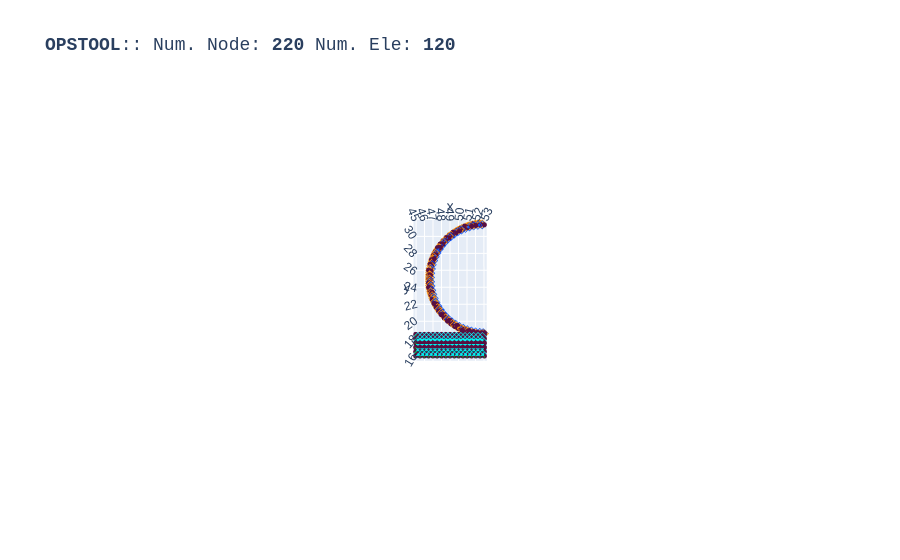

Notebook source saved alongside this figure:
### Code cell
opst.vis.plotly.plot_model()

### Figure 1 — Plotly figure (JSON) as saved in the notebook; plotly's stock layout.template omitted (floating-point values rounded to 4 significant figures; data arrays with more than 128 entries replaced by an {"elided": "..."} marker saying what was removed)
{"data": [{"color": "#00FFFF", "hoverinfo": "skip", "i": {"elided": "160 int values"}, "j": {"elided": "160 int values"}, "k": {"elided": "160 int values"}, "name": "FourNodeQuad", "opacity": 1, "type": "mesh3d", "x": {"elided": "320 float values"}, "y": {"elided": "320 float values"}, "z": {"elided": "320 float values"}}, {"connectgaps": false, "hoverinfo": "skip", "line": {"color": "black", "width": 1}, "mode": "lines", "name": "Edge", "type": "scatter3d", "x": {"elided": "480 float values"}, "y": {"elided": "480 float values"}, "z": {"elided": "480 float values"}}, {"connectgaps": false, "hoverinfo": "skip", "line": {"color": "#ff9408", "width": 5}, "mode": "lines", "name": "BeamContact2D", "type": "scatter3d", "x": {"elided": "240 float values"}, "y": {"elided": "240 float values"}, "z": {"elided": "240 float values"}}, {"connectgaps": false, "hoverinfo": "skip", "line": {"color": "#0652ff", "width": 5}, "mode": "lines", "name": "DispBeamColumn2d", "type": "scatter3d", "x": [53.0, 52.5, NaN, 52.5, 52.0, NaN, 52.0, 51.51, NaN, 51.51, 51.03, NaN, 51.03, 50.56, NaN, 50.56, 50.11, NaN, 50.11, 49.68, NaN, 49.68, 49.26, NaN, 49.26, 48.87, NaN, 48.87, 48.51, NaN, 48.51, 48.17, NaN, 48.17, 47.87, NaN, 47.87, 47.59, NaN, 47.59, 47.35, NaN, 47.35, 47.15, NaN, 47.15, 46.98, NaN, 46.98, 46.85, NaN, 46.85, 46.76, NaN, 46.76, 46.71, NaN, 46.71, 46.7, NaN, 46.7, 46.73, NaN, 46.73, 46.8, NaN, 46.8, 46.9, NaN, 46.9, 47.05, NaN, 47.05, 47.23, NaN, 47.23, 47.45, NaN, 47.45, 47.7, NaN, 47.7, 47.99, NaN, 47.99, 48.31, NaN, 48.31, 48.66, NaN, 48.66, 49.03, NaN, 49.03, 49.43, NaN, 49.43, 49.85, NaN, 49.85, 50.3, NaN, 50.3, 50.76, NaN, 50.76, 51.23, NaN, 51.23, 51.72, NaN, 51.72, 52.21, NaN, 52.21, 52.71, NaN, 52.71, 53.0, NaN], "y": [31.3, 31.28, NaN, 31.28, 31.22, NaN, 31.22, 31.12, NaN, 31.12, 30.99, NaN, 30.99, 30.81, NaN, 30.81, 30.6, NaN, 30.6, 30.35, NaN, 30.35, 30.07, NaN, 30.07, 29.76, NaN, 29.76, 29.42, NaN, 29.42, 29.05, NaN, 29.05, 28.65, NaN, 28.65, 28.23, NaN, 28.23, 27.8, NaN, 27.8, 27.34, NaN, 27.34, 26.87, NaN, 26.87, 26.38, NaN, 26.38, 25.89, NaN, 25.89, 25.4, NaN, 25.4, 24.9, NaN, 24.9, 24.4, NaN, 24.4, 23.9, NaN, 23.9, 23.41, NaN, 23.41, 22.93, NaN, 22.93, 22.47, NaN, 22.47, 22.02, NaN, 22.02, 21.59, NaN, 21.59, 21.18, NaN, 21.18, 20.8, NaN, 20.8, 20.44, NaN, 20.44, 20.11, NaN, 20.11, 19.81, NaN, 19.81, 19.54, NaN, 19.54, 19.31, NaN, 19.31, 19.11, NaN, 19.11, 18.95, NaN, 18.95, 18.83, NaN, 18.83, 18.75, NaN, 18.75, 18.71, NaN, 18.71, 18.7, NaN], "z": [0.0, 0.0, NaN, 0.0, 0.0, NaN, 0.0, 0.0, NaN, 0.0, 0.0, NaN, 0.0, 0.0, NaN, 0.0, 0.0, NaN, 0.0, 0.0, NaN, 0.0, 0.0, NaN, 0.0, 0.0, NaN, 0.0, 0.0, NaN, 0.0, 0.0, NaN, 0.0, 0.0, NaN, 0.0, 0.0, NaN, 0.0, 0.0, NaN, 0.0, 0.0, NaN, 0.0, 0.0, NaN, 0.0, 0.0, NaN, 0.0, 0.0, NaN, 0.0, 0.0, NaN, 0.0, 0.0, NaN, 0.0, 0.0, NaN, 0.0, 0.0, NaN, 0.0, 0.0, NaN, 0.0, 0.0, NaN, 0.0, 0.0, NaN, 0.0, 0.0, NaN, 0.0, 0.0, NaN, 0.0, 0.0, NaN, 0.0, 0.0, NaN, 0.0, 0.0, NaN, 0.0, 0.0, NaN, 0.0, 0.0, NaN, 0.0, 0.0, NaN, 0.0, 0.0, NaN, 0.0, 0.0, NaN, 0.0, 0.0, NaN, 0.0, 0.0, NaN, 0.0, 0.0, NaN, 0.0, 0.0, NaN, 0.0, 0.0, NaN]}, {"customdata": ["eleTag: 1<br>connectedNodes:<br> [ 1  2 19 18]", "eleTag: 2<br>connectedNodes:<br> [ 2  3 20 19]", "eleTag: 3<br>connectedNodes:<br> [ 3  4 21 20]", "eleTag: 4<br>connectedNodes:<br> [ 4  5 22 21]", "eleTag: 5<br>connectedNodes:<br> [ 5  6 23 22]", "eleTag: 6<br>connectedNodes:<br> [ 6  7 24 23]", "eleTag: 7<br>connectedNodes:<br> [ 7  8 25 24]", "eleTag: 8<br>connectedNodes:<br> [ 8  9 26 25]", "eleTag: 9<br>connectedNodes:<br> [ 9 10 27 26]", "eleTag: 10<br>connectedNodes:<br> [10 11 28 27]", "eleTag: 11<br>connectedNodes:<br> [11 12 29 28]", "eleTag: 12<br>connectedNodes:<br> [12 13 30 29]", "eleTag: 13<br>connectedNodes:<br> [13 14 31 30]", "eleTag: 14<br>connectedNodes:<br> [14 15 32 31]", "eleTag: 15<br>connectedNodes:<br> [15 16 33 32]", "eleTag: 16<br>connectedNodes:<br> [16 17 34 33]", "eleTag: 17<br>connectedNodes:<br> [18 19 36 35]", "eleTag: 18<br>connectedNodes:<br> [19 20 37 36]", "eleTag: 19<br>connectedNodes:<br> [20 21 38 37]", "eleTag: 20<br>connectedNodes:<br> [21 22 39 38]", "eleTag: 21<br>connectedNodes:<br> [22 23 40 39]", "eleTag: 22<br>connectedNodes:<br> [23 24 41 40]", "eleTag: 23<br>connectedNodes:<br> [24 25 42 41]", "eleTag: 24<br>connectedNodes:<br> [25 26 43 42]", "eleTag: 25<br>connectedNodes:<br> [26 27 44 43]", "eleTag: 26<br>connectedNodes:<br> [27 28 45 44]", "eleTag: 27<br>connectedNodes:<br> [28 29 46 45]", "eleTag: 28<br>connectedNodes:<br> [29 30 47 46]", "eleTag: 29<br>connectedNodes:<br> [30 31 48 47]", "eleTag: 30<br>connectedNodes:<br> [31 32 49 48]", "eleTag: 31<br>connectedNodes:<br> [32 33 50 49]", "eleTag: 32<br>connectedNodes:<br> [33 34 51 50]", "eleTag: 33<br>connectedNodes:<br> [35 36 53 52]", "eleTag: 34<br>connectedNodes:<br> [36 37 54 53]", "eleTag: 35<br>connectedNodes:<br> [37 38 55 54]", "eleTag: 36<br>connectedNodes:<br> [38 39 56 55]", "eleTag: 37<br>connectedNodes:<br> [39 40 57 56]", "eleTag: 38<br>connectedNodes:<br> [40 41 58 57]", "eleTag: 39<br>connectedNodes:<br> [41 42 59 58]", "eleTag: 40<br>connectedNodes:<br> [42 43 60 59]", "eleTag: 41<br>connectedNodes:<br> [43 44 61 60]", "eleTag: 42<br>connectedNodes:<br> [44 45 62 61]", "eleTag: 43<br>connectedNodes:<br> [45 46 63 62]", "eleTag: 44<br>connectedNodes:<br> [46 47 64 63]", "eleTag: 45<br>connectedNodes:<br> [47 48 65 64]", "eleTag: 46<br>connectedNodes:<br> [48 49 66 65]", "eleTag: 47<br>connectedNodes:<br> [49 50 67 66]", "eleTag: 48<br>connectedNodes:<br> [50 51 68 67]", "eleTag: 49<br>connectedNodes:<br> [52 53 70 69]", "eleTag: 50<br>connectedNodes:<br> [53 54 71 70]", "eleTag: 51<br>connectedNodes:<br> [54 55 72 71]", "eleTag: 52<br>connectedNodes:<br> [55 56 73 72]", "eleTag: 53<br>connectedNodes:<br> [56 57 74 73]", "eleTag: 54<br>connectedNodes:<br> [57 58 75 74]", "eleTag: 55<br>connectedNodes:<br> [58 59 76 75]", "eleTag: 56<br>connectedNodes:<br> [59 60 77 76]", "eleTag: 57<br>connectedNodes:<br> [60 61 78 77]", "eleTag: 58<br>connectedNodes:<br> [61 62 79 78]", "eleTag: 59<br>connectedNodes:<br> [62 63 80 79]", "eleTag: 60<br>connectedNodes:<br> [63 64 81 80]", "eleTag: 61<br>connectedNodes:<br> [64 65 82 81]", "eleTag: 62<br>connectedNodes:<br> [65 66 83 82]", "eleTag: 63<br>connectedNodes:<br> [66 67 84 83]", "eleTag: 64<br>connectedNodes:<br> [67 68 85 84]", "eleTag: 65<br>connectedNodes:<br> [69 70 87 86]", "eleTag: 66<br>connectedNodes:<br> [70 71 88 87]", "eleTag: 67<br>connectedNodes:<br> [71 72 89 88]", "eleTag: 68<br>connectedNodes:<br> [72 73 90 89]", "eleTag: 69<br>connectedNodes:<br> [73 74 91 90]", "eleTag: 70<br>connectedNodes:<br> [74 75 92 91]", "eleTag: 71<br>connectedNodes:<br> [75 76 93 92]", "eleTag: 72<br>connectedNodes:<br> [76 77 94 93]", "eleTag: 73<br>connectedNodes:<br> [77 78 95 94]", "eleTag: 74<br>connectedNodes:<br> [78 79 96 95]", "eleTag: 75<br>connectedNodes:<br> [79 80 97 96]", "eleTag: 76<br>connectedNodes:<br> [80 81 98 97]", "eleTag: 77<br>connectedNodes:<br> [81 82 99 98]", "eleTag: 78<br>connectedNodes:<br> [ 82  83 100  99]", "eleTag: 79<br>connectedNodes:<br> [ 83  84 101 100]", "eleTag: 80<br>connectedNodes:<br> [ 84  85 102 101]"], "hovertemplate": "%{customdata}", "marker": {"color": "#00FFFF", "size": 3, "symbol": "diamond-open"}, "mode": "markers", "name": "FourNodeQuad", "type": "scatter3d", "x": [45.25, 45.75, 46.25, 46.75, 47.25, 47.75, 48.25, 48.75, 49.25, 49.75, 50.25, 50.75, 51.25, 51.75, 52.25, 52.75, 45.25, 45.75, 46.25, 46.75, 47.25, 47.75, 48.25, 48.75, 49.25, 49.75, 50.25, 50.75, 51.25, 51.75, 52.25, 52.75, 45.25, 45.75, 46.25, 46.75, 47.25, 47.75, 48.25, 48.75, 49.25, 49.75, 50.25, 50.75, 51.25, 51.75, 52.25, 52.75, 45.25, 45.75, 46.25, 46.75, 47.25, 47.75, 48.25, 48.75, 49.25, 49.75, 50.25, 50.75, 51.25, 51.75, 52.25, 52.75, 45.25, 45.75, 46.25, 46.75, 47.25, 47.75, 48.25, 48.75, 49.25, 49.75, 50.25, 50.75, 51.25, 51.75, 52.25, 52.75], "y": [16.25, 16.25, 16.25, 16.25, 16.25, 16.25, 16.25, 16.25, 16.25, 16.25, 16.25, 16.25, 16.25, 16.25, 16.25, 16.25, 16.75, 16.75, 16.75, 16.75, 16.75, 16.75, 16.75, 16.75, 16.75, 16.75, 16.75, 16.75, 16.75, 16.75, 16.75, 16.75, 17.25, 17.25, 17.25, 17.25, 17.25, 17.25, 17.25, 17.25, 17.25, 17.25, 17.25, 17.25, 17.25, 17.25, 17.25, 17.25, 17.75, 17.75, 17.75, 17.75, 17.75, 17.75, 17.75, 17.75, 17.75, 17.75, 17.75, 17.75, 17.75, 17.75, 17.75, 17.75, 18.25, 18.25, 18.25, 18.25, 18.25, 18.25, 18.25, 18.25, 18.25, 18.25, 18.25, 18.25, 18.25, 18.25, 18.25, 18.25], "z": [0.0, 0.0, 0.0, 0.0, 0.0, 0.0, 0.0, 0.0, 0.0, 0.0, 0.0, 0.0, 0.0, 0.0, 0.0, 0.0, 0.0, 0.0, 0.0, 0.0, 0.0, 0.0, 0.0, 0.0, 0.0, 0.0, 0.0, 0.0, 0.0, 0.0, 0.0, 0.0, 0.0, 0.0, 0.0, 0.0, 0.0, 0.0, 0.0, 0.0, 0.0, 0.0, 0.0, 0.0, 0.0, 0.0, 0.0, 0.0, 0.0, 0.0, 0.0, 0.0, 0.0, 0.0, 0.0, 0.0, 0.0, 0.0, 0.0, 0.0, 0.0, 0.0, 0.0, 0.0, 0.0, 0.0, 0.0, 0.0, 0.0, 0.0, 0.0, 0.0, 0.0, 0.0, 0.0, 0.0, 0.0, 0.0, 0.0, 0.0]}, {"customdata": ["eleTag: 1000<br>connectedNodes:<br> [240 103]", "eleTag: 1000<br>connectedNodes:<br> [240 104]", "eleTag: 1001<br>connectedNodes:<br> [241 104]", "eleTag: 1001<br>connectedNodes:<br> [241 105]", "eleTag: 1002<br>connectedNodes:<br> [242 105]", "eleTag: 1002<br>connectedNodes:<br> [242 106]", "eleTag: 1003<br>connectedNodes:<br> [243 106]", "eleTag: 1003<br>connectedNodes:<br> [243 107]", "eleTag: 1004<br>connectedNodes:<br> [244 107]", "eleTag: 1004<br>connectedNodes:<br> [244 108]", "eleTag: 1005<br>connectedNodes:<br> [245 108]", "eleTag: 1005<br>connectedNodes:<br> [245 109]", "eleTag: 1006<br>connectedNodes:<br> [246 109]", "eleTag: 1006<br>connectedNodes:<br> [246 110]", "eleTag: 1007<br>connectedNodes:<br> [247 110]", "eleTag: 1007<br>connectedNodes:<br> [247 111]", "eleTag: 1008<br>connectedNodes:<br> [248 111]", "eleTag: 1008<br>connectedNodes:<br> [248 112]", "eleTag: 1009<br>connectedNodes:<br> [249 112]", "eleTag: 1009<br>connectedNodes:<br> [249 113]", "eleTag: 1010<br>connectedNodes:<br> [250 113]", "eleTag: 1010<br>connectedNodes:<br> [250 114]", "eleTag: 1011<br>connectedNodes:<br> [251 114]", "eleTag: 1011<br>connectedNodes:<br> [251 115]", "eleTag: 1012<br>connectedNodes:<br> [252 115]", "eleTag: 1012<br>connectedNodes:<br> [252 116]", "eleTag: 1013<br>connectedNodes:<br> [253 116]", "eleTag: 1013<br>connectedNodes:<br> [253 117]", "eleTag: 1014<br>connectedNodes:<br> [254 117]", "eleTag: 1014<br>connectedNodes:<br> [254 118]", "eleTag: 1015<br>connectedNodes:<br> [255 118]", "eleTag: 1015<br>connectedNodes:<br> [255 119]", "eleTag: 1016<br>connectedNodes:<br> [256 119]", "eleTag: 1016<br>connectedNodes:<br> [256 120]", "eleTag: 1017<br>connectedNodes:<br> [257 120]", "eleTag: 1017<br>connectedNodes:<br> [257 121]", "eleTag: 1018<br>connectedNodes:<br> [258 121]", "eleTag: 1018<br>connectedNodes:<br> [258 122]", "eleTag: 1019<br>connectedNodes:<br> [259 122]", "eleTag: 1019<br>connectedNodes:<br> [259 123]", "eleTag: 1020<br>connectedNodes:<br> [260 123]", "eleTag: 1020<br>connectedNodes:<br> [260 124]", "eleTag: 1021<br>connectedNodes:<br> [261 124]", "eleTag: 1021<br>connectedNodes:<br> [261 125]", "eleTag: 1022<br>connectedNodes:<br> [262 125]", "eleTag: 1022<br>connectedNodes:<br> [262 126]", "eleTag: 1023<br>connectedNodes:<br> [263 126]", "eleTag: 1023<br>connectedNodes:<br> [263 127]", "eleTag: 1024<br>connectedNodes:<br> [264 127]", "eleTag: 1024<br>connectedNodes:<br> [264 128]", "eleTag: 1025<br>connectedNodes:<br> [265 128]", "eleTag: 1025<br>connectedNodes:<br> [265 129]", "eleTag: 1026<br>connectedNodes:<br> [266 129]", "eleTag: 1026<br>connectedNodes:<br> [266 130]", "eleTag: 1027<br>connectedNodes:<br> [267 130]", "eleTag: 1027<br>connectedNodes:<br> [267 131]", "eleTag: 1028<br>connectedNodes:<br> [268 131]", "eleTag: 1028<br>connectedNodes:<br> [268 132]", "eleTag: 1029<br>connectedNodes:<br> [269 132]", "eleTag: 1029<br>connectedNodes:<br> [269 133]", "eleTag: 1030<br>connectedNodes:<br> [270 133]", "eleTag: 1030<br>connectedNodes:<br> [270 134]", "eleTag: 1031<br>connectedNodes:<br> [271 134]", "eleTag: 1031<br>connectedNodes:<br> [271 135]", "eleTag: 1032<br>connectedNodes:<br> [272 135]", "eleTag: 1032<br>connectedNodes:<br> [272 136]", "eleTag: 1033<br>connectedNodes:<br> [273 136]", "eleTag: 1033<br>connectedNodes:<br> [273 137]", "eleTag: 1034<br>connectedNodes:<br> [274 137]", "eleTag: 1034<br>connectedNodes:<br> [274 138]", "eleTag: 1035<br>connectedNodes:<br> [275 138]", "eleTag: 1035<br>connectedNodes:<br> [275 139]", "eleTag: 1036<br>connectedNodes:<br> [276 139]", "eleTag: 1036<br>connectedNodes:<br> [276 140]", "eleTag: 1037<br>connectedNodes:<br> [100 140]", "eleTag: 1037<br>connectedNodes:<br> [100 141]", "eleTag: 1038<br>connectedNodes:<br> [101 141]", "eleTag: 1038<br>connectedNodes:<br> [101 142]", "eleTag: 1039<br>connectedNodes:<br> [102 142]", "eleTag: 1039<br>connectedNodes:<br> [102 143]"], "hovertemplate": "%{customdata}", "marker": {"color": "#ff9408", "size": 3, "symbol": "diamond-open"}, "mode": "markers", "name": "BeamContact2D", "type": "scatter3d", "x": [52.75, 52.5, 52.25, 52.0, 51.84, 51.59, 51.35, 51.11, 50.87, 50.64, 50.38, 50.16, 49.94, 49.72, 49.5, 49.29, 49.09, 48.89, 48.71, 48.52, 48.34, 48.17, 48.01, 47.86, 47.7, 47.57, 47.43, 47.31, 47.19, 47.09, 46.99, 46.91, 46.83, 46.76, 46.68, 46.63, 46.63, 46.61, 46.61, 46.6, 46.6, 46.61, 46.61, 46.65, 46.7, 46.76, 46.82, 46.89, 46.99, 47.08, 47.18, 47.29, 47.41, 47.54, 47.68, 47.83, 47.97, 48.13, 48.31, 48.49, 48.68, 48.87, 49.07, 49.27, 49.49, 49.7, 49.91, 50.13, 50.35, 50.58, 50.84, 51.07, 51.31, 51.55, 51.86, 52.1, 52.35, 52.6, 52.85, 53.0], "y": [31.4, 31.39, 31.39, 31.36, 31.32, 31.27, 31.21, 31.14, 31.06, 30.97, 30.87, 30.76, 30.65, 30.52, 30.39, 30.25, 30.09, 29.94, 29.78, 29.61, 29.42, 29.24, 29.05, 28.85, 28.64, 28.43, 28.19, 27.98, 27.75, 27.52, 27.27, 27.04, 26.78, 26.54, 26.19, 25.95, 25.7, 25.45, 25.2, 24.95, 24.7, 24.45, 24.2, 23.95, 23.73, 23.48, 23.24, 23.0, 22.74, 22.51, 22.29, 22.06, 21.83, 21.61, 21.39, 21.19, 21.0, 20.81, 20.61, 20.43, 20.25, 20.08, 19.92, 19.77, 19.62, 19.49, 19.37, 19.25, 19.15, 19.05, 18.95, 18.87, 18.8, 18.74, 18.67, 18.62, 18.62, 18.6, 18.6, 18.6], "z": [0.0, 0.0, 0.0, 0.0, 0.0, 0.0, 0.0, 0.0, 0.0, 0.0, 0.0, 0.0, 0.0, 0.0, 0.0, 0.0, 0.0, 0.0, 0.0, 0.0, 0.0, 0.0, 0.0, 0.0, 0.0, 0.0, 0.0, 0.0, 0.0, 0.0, 0.0, 0.0, 0.0, 0.0, 0.0, 0.0, 0.0, 0.0, 0.0, 0.0, 0.0, 0.0, 0.0, 0.0, 0.0, 0.0, 0.0, 0.0, 0.0, 0.0, 0.0, 0.0, 0.0, 0.0, 0.0, 0.0, 0.0, 0.0, 0.0, 0.0, 0.0, 0.0, 0.0, 0.0, 0.0, 0.0, 0.0, 0.0, 0.0, 0.0, 0.0, 0.0, 0.0, 0.0, 0.0, 0.0, 0.0, 0.0, 0.0, 0.0]}, {"customdata": ["eleTag: 3000<br>connectedNodes:<br> [103 104]", "eleTag: 3001<br>connectedNodes:<br> [104 105]", "eleTag: 3002<br>connectedNodes:<br> [105 106]", "eleTag: 3003<br>connectedNodes:<br> [106 107]", "eleTag: 3004<br>connectedNodes:<br> [107 108]", "eleTag: 3005<br>connectedNodes:<br> [108 109]", "eleTag: 3006<br>connectedNodes:<br> [109 110]", "eleTag: 3007<br>connectedNodes:<br> [110 111]", "eleTag: 3008<br>connectedNodes:<br> [111 112]", "eleTag: 3009<br>connectedNodes:<br> [112 113]", "eleTag: 3010<br>connectedNodes:<br> [113 114]", "eleTag: 3011<br>connectedNodes:<br> [114 115]", "eleTag: 3012<br>connectedNodes:<br> [115 116]", "eleTag: 3013<br>connectedNodes:<br> [116 117]", "eleTag: 3014<br>connectedNodes:<br> [117 118]", "eleTag: 3015<br>connectedNodes:<br> [118 119]", "eleTag: 3016<br>connectedNodes:<br> [119 120]", "eleTag: 3017<br>connectedNodes:<br> [120 121]", "eleTag: 3018<br>connectedNodes:<br> [121 122]", "eleTag: 3019<br>connectedNodes:<br> [122 123]", "eleTag: 3020<br>connectedNodes:<br> [123 124]", "eleTag: 3021<br>connectedNodes:<br> [124 125]", "eleTag: 3022<br>connectedNodes:<br> [125 126]", "eleTag: 3023<br>connectedNodes:<br> [126 127]", "eleTag: 3024<br>connectedNodes:<br> [127 128]", "eleTag: 3025<br>connectedNodes:<br> [128 129]", "eleTag: 3026<br>connectedNodes:<br> [129 130]", "eleTag: 3027<br>connectedNodes:<br> [130 131]", "eleTag: 3028<br>connectedNodes:<br> [131 132]", "eleTag: 3029<br>connectedNodes:<br> [132 133]", "eleTag: 3030<br>connectedNodes:<br> [133 134]", "eleTag: 3031<br>connectedNodes:<br> [134 135]", "eleTag: 3032<br>connectedNodes:<br> [135 136]", "eleTag: 3033<br>connectedNodes:<br> [136 137]", "eleTag: 3034<br>connectedNodes:<br> [137 138]", "eleTag: 3035<br>connectedNodes:<br> [138 139]", "eleTag: 3036<br>connectedNodes:<br> [139 140]", "eleTag: 3037<br>connectedNodes:<br> [140 141]", "eleTag: 3038<br>connectedNodes:<br> [141 142]", "eleTag: 3039<br>connectedNodes:<br> [142 143]"], "hovertemplate": "%{customdata}", "marker": {"color": "#0652ff", "size": 3, "symbol": "diamond-open"}, "mode": "markers", "name": "DispBeamColumn2d", "type": "scatter3d", "x": [52.75, 52.25, 51.76, 51.27, 50.8, 50.34, 49.89, 49.47, 49.07, 48.69, 48.34, 48.02, 47.73, 47.47, 47.25, 47.07, 46.92, 46.81, 46.74, 46.71, 46.71, 46.76, 46.85, 46.98, 47.14, 47.34, 47.58, 47.85, 48.15, 48.48, 48.84, 49.23, 49.64, 50.08, 50.53, 50.99, 51.47, 51.96, 52.46, 52.85], "y": [31.29, 31.25, 31.17, 31.05, 30.9, 30.7, 30.48, 30.21, 29.92, 29.59, 29.23, 28.85, 28.44, 28.01, 27.57, 27.1, 26.63, 26.14, 25.64, 25.15, 24.65, 24.15, 23.66, 23.17, 22.7, 22.24, 21.8, 21.38, 20.99, 20.62, 20.27, 19.96, 19.67, 19.42, 19.21, 19.03, 18.89, 18.79, 18.73, 18.7], "z": [0.0, 0.0, 0.0, 0.0, 0.0, 0.0, 0.0, 0.0, 0.0, 0.0, 0.0, 0.0, 0.0, 0.0, 0.0, 0.0, 0.0, 0.0, 0.0, 0.0, 0.0, 0.0, 0.0, 0.0, 0.0, 0.0, 0.0, 0.0, 0.0, 0.0, 0.0, 0.0, 0.0, 0.0, 0.0, 0.0, 0.0, 0.0, 0.0, 0.0]}, {"customdata": {"elided": "220 str values"}, "hovertemplate": "x: %{x}<br>y: %{y}<br>z: %{z} <br>nodeTag: %{customdata}", "marker": {"color": "#580f41", "size": 3, "symbol": "circle"}, "mode": "markers", "name": "Nodes", "type": "scatter3d", "x": {"elided": "220 float values"}, "y": {"elided": "220 float values"}, "z": {"elided": "220 float values"}}, {"connectgaps": false, "hoverinfo": "skip", "line": {"color": "#15b01a", "width": 1}, "mode": "lines", "name": "BC", "type": "scatter3d", "x": {"elided": "217 float values"}, "y": {"elided": "217 float values"}, "z": {"elided": "217 float values"}}], "layout": {"autosize": true, "font": {"family": "Arial, sans-serif"}, "scene": {"aspectmode": "data", "camera": {"eye": {"x": 0, "y": -0.1, "z": 10}}, "dragmode": "pan", "xaxis": {"showbackground": false}, "yaxis": {"showbackground": false}, "zaxis": {"showbackground": true, "showgrid": true, "showticklabels": false, "ticks": "", "title": {"text": ""}, "visible": true}}, "showlegend": false, "title": {"font": {"family": "courier", "size": 18}, "text": "<b>OPSTOOL</b>:: Num. Node: <b>220</b> Num. Ele: <b>120</b>"}}}
